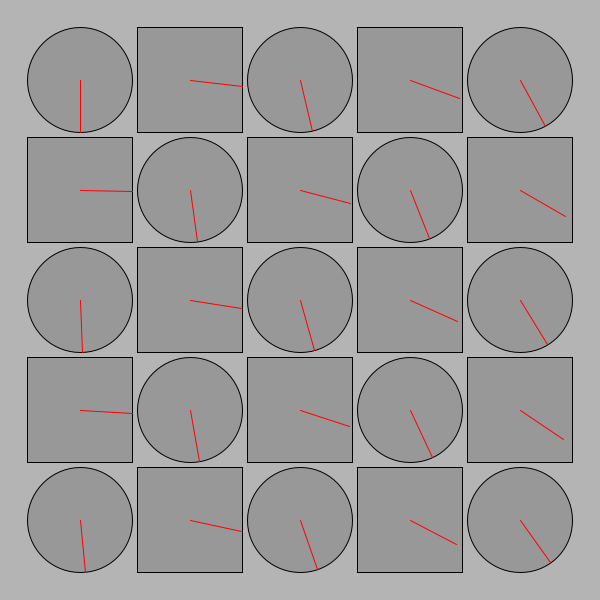
Frame 1 (no input)
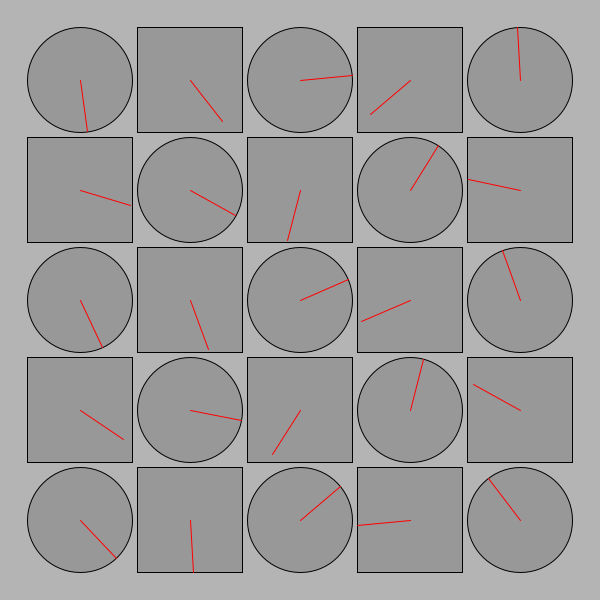
Frame 60 (the mouse pressed at the canvas centre just before this capture)
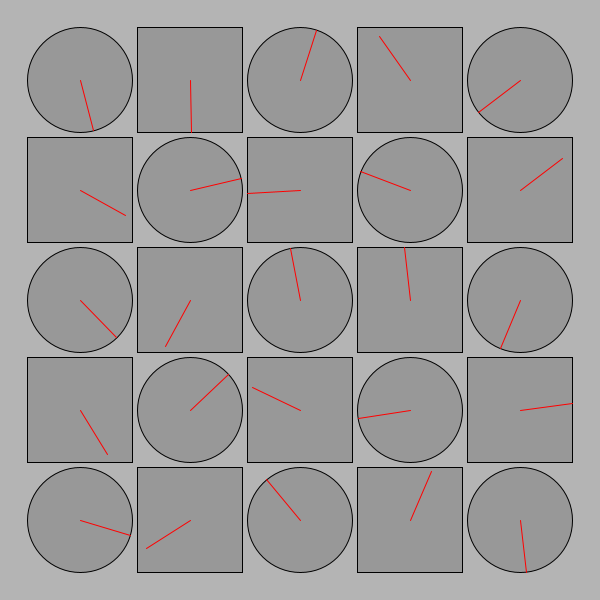
Frame 120 (the mouse held since frame 60 and released just before this capture)

The Processing sketch that drew these frames (run headless with seeded random() and noise(); from frame 60 on, the mouse is pressed at the canvas centre):

// Processing sketch: processing_151795
// ── processing_151795.pde

/*
 * Creative Coding
 * Week 2, 04 - The Clocks
 * by Indae Hwang and Jon McCormack
 * Copyright (c) 2014 Monash University
 * Modified by Vanessa Lorenzo for the course Creative Code 2014
 *
 * This modified program draws a grid of circular and rectangular "clocks", whose hands move according to the elasped time, 
 * changing the direction of movement depending on if they are circles or rectangles.
 * The higher the clock number the faster it moves, the first clock takes 1 min to go all the way around.
 * The function "movingCircle" is used to draw each clock. It is passed the position, size and hand angle
 * as arguments.
 * 
 */

void setup() {
  size(600, 600);
  background(180);
  rectMode(CENTER);
  noStroke();
}


void draw() {
  background(180);
  noStroke();

  int num = 5; //number of colums & rows 
  int margin = 80; // space between circles and the limit of the screen size

  float gutter = 5; //distance between each cell
  float cellsize = ( width - (2 * margin) - gutter * (num - 1) ) / (num - 1); // cell size is equal to width minus 2 times the margin, minus gutter multiplied by num - 1, divided by num -1 (because there are 4 separators).

  int circleNumber = 0; // counter

  for (int i=0; i<num; i++) {
    for (int j=0; j<num; j++) {
      ++circleNumber;

      float tx = margin + cellsize * i + gutter * i; // x coordinates for drawing circles along the columns
      float ty = margin + cellsize * j + gutter * j; // y coordinates for drawing circles along the rows
      if (circleNumber%2 == 0){ // if(circleNumber%2 == 0) is even, else is odd
      movingRectangle(tx, ty, cellsize, circleNumber * TWO_PI * millis() / 60000.0); // calling the function movingRectangle
      }
      else 
      movingCircle(tx, ty, cellsize, circleNumber * TWO_PI * millis() / 60000.0); // calling the function movingCircle
    }
  }
}//end of draw 

void movingCircle(float x, float y, float size, float angle) {

  // calculate endpoint of the line
  float tempX = x + (size / 2) * sin(angle);
  float tempY = y + (size / 2) * cos(angle);

  stroke(0);
  strokeWeight(1);
  fill(140, 180);
  ellipse(x, y, size, size); // circle

  stroke(255, 0, 0);
  line(x, y, tempX, tempY); // red line
}

void movingRectangle(float x, float y, float size, float angle) {

  // calculate endpoint of the line
  float tempX = x + (size / 2) * cos(angle); // to change direction of red lines cos and sen are swaped
  float tempY = y + (size / 2) * sin(angle);

  stroke(0);
  strokeWeight(1);
  fill(140, 180);
  rect(x, y, size, size); // rectangle
  stroke(255, 0, 0);
  line(x, y, tempX, tempY); // red line
}
